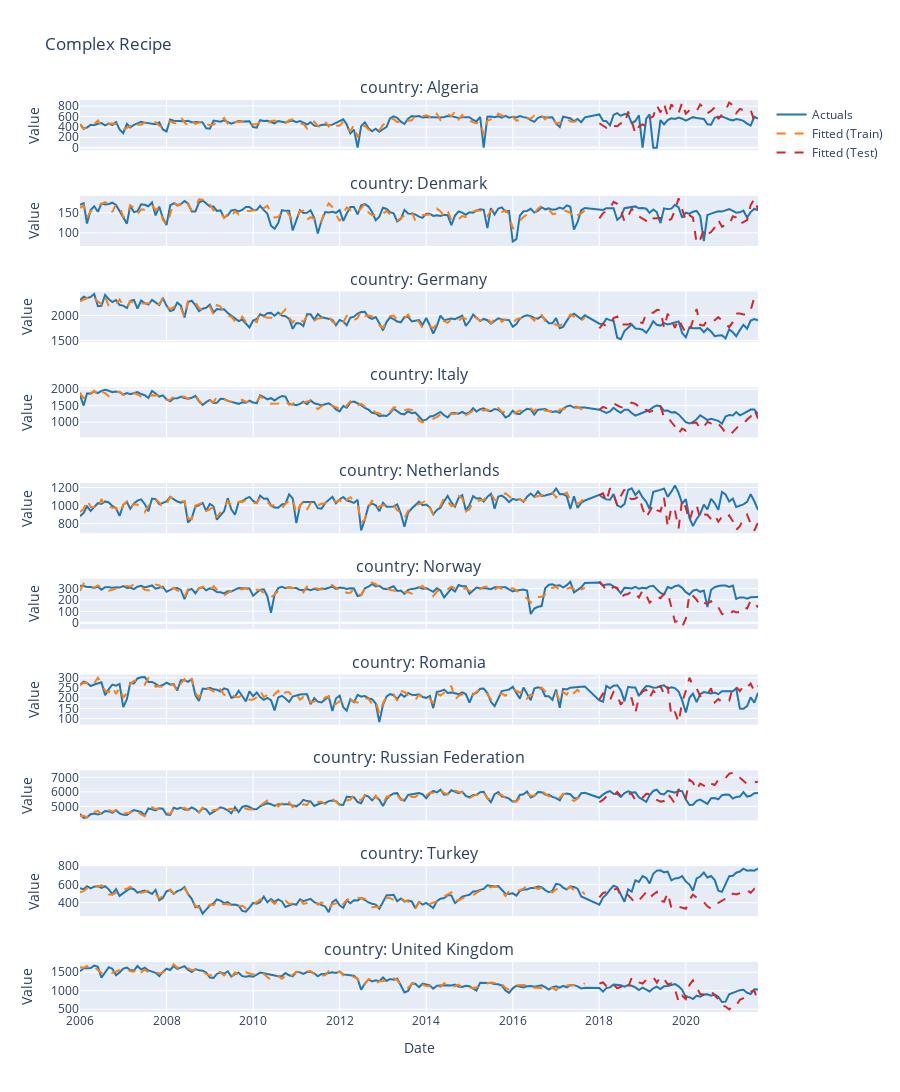

Notebook code cell kept with this figure:
### Markdown cell above
# 21. Time Series Recipe Steps

## Time Series Feature Engineering

These steps create time-based features specifically designed for forecasting models.

### Code cell
from py_recipes.selectors import (
    all_numeric, all_nominal, all_predictors, all_outcomes,
    all_numeric_predictors, all_nominal_predictors,
    contains, starts_with, ends_with, matches  # ← These are now available
)

# Recipe with lag features (previous values)
rec_lag = (
    recipe()
    # .step_lag(["target"], lags=[1, 2, 3])  # Create 1, 2, and 3-step lags
    # .step_rm(contains("lag"))
    .step_lag(all_numeric_predictors(), lags=[1, 2, 3])
    .step_naomit()  # Remove rows with NaN from lagging
)

# Workflow
wf_lag = (
    workflow()
    .add_recipe(rec_lag)
    .add_model(linear_reg().set_engine("sklearn"))
)

# Fit and evaluate
fit_lag = wf_lag.fit_nested(train_data, group_col='country', per_group_prep=True)
fit_lag = fit_lag.evaluate(test_data)

print("✓ Lag features model fitted successfully!")

outputs_lag, coefs_lag, stats_lag = fit_lag.extract_outputs()

display(outputs_lag)
display(coefs_lag)
display(stats_lag)

fit = fit_lag

# Plot forecast
fig = plot_forecast(fit, title="Complex Recipe")
fig.show()

# Extract preprocessed training data
processed_train = fit.extract_preprocessed_data(train_data, split='train')
processed_test = fit.extract_preprocessed_data(test_data, split='test')    

display(processed_train.tail(10))
display(processed_test.head(10))

display(fit.get_feature_comparison())
